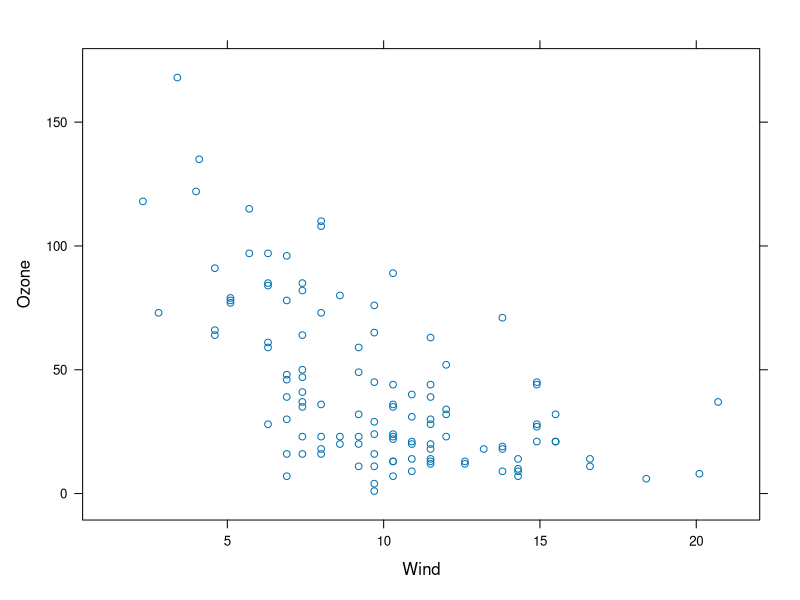
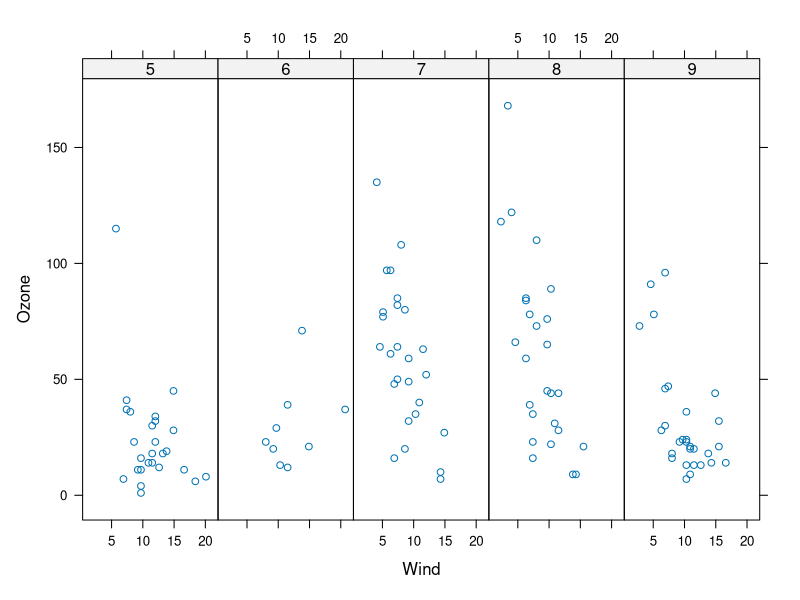

Source code (R) for these figures, in order:
library(lattice)
library(datasets)

xyplot(Ozone~Wind,data=airquality)

airquality<-transform(airquality,Month=factor(Month))
xyplot(Ozone~Wind|Month,data=airquality,layout=c(5,1))
